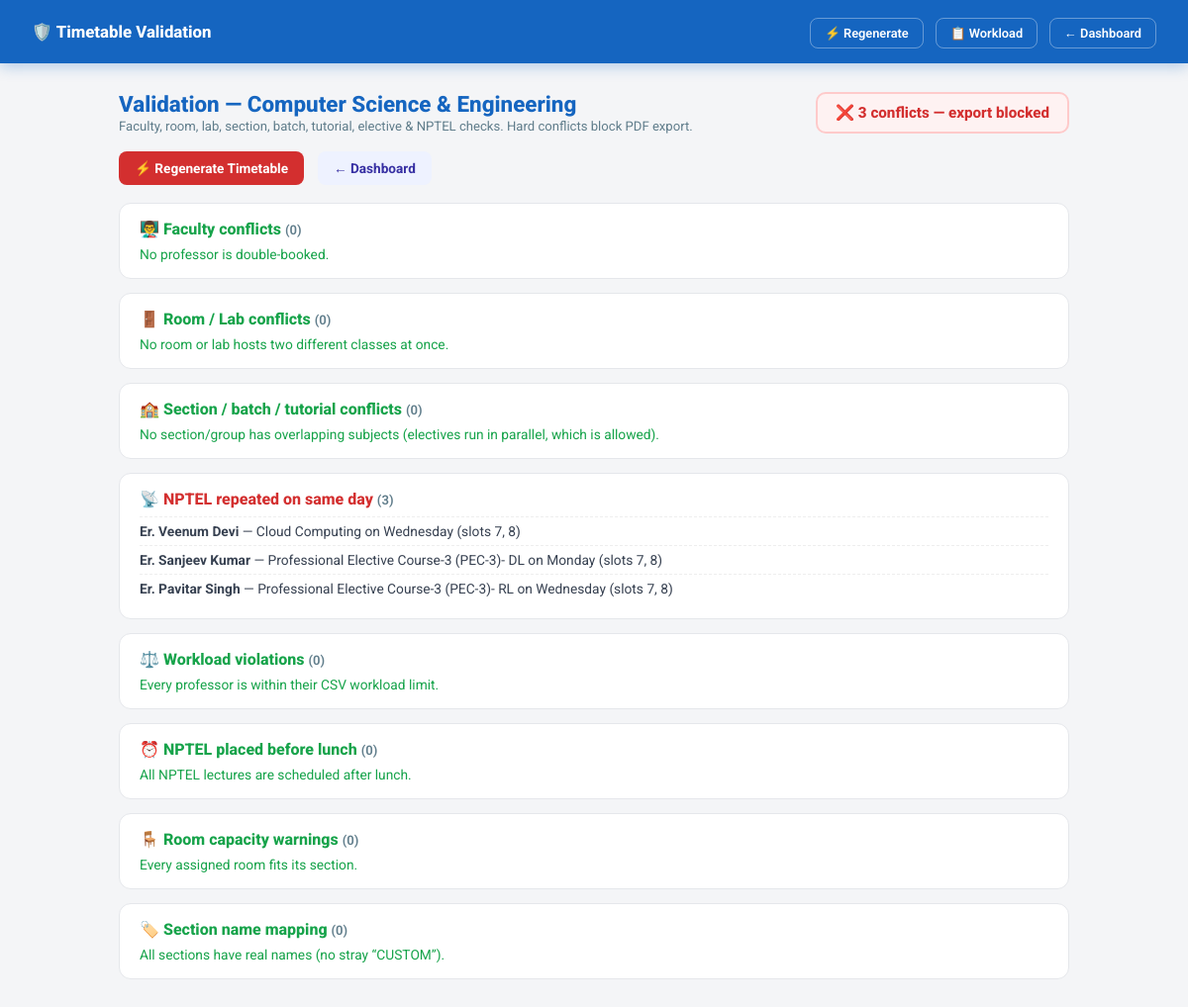
The app's page /validate-timetable/ (signed in), older data.
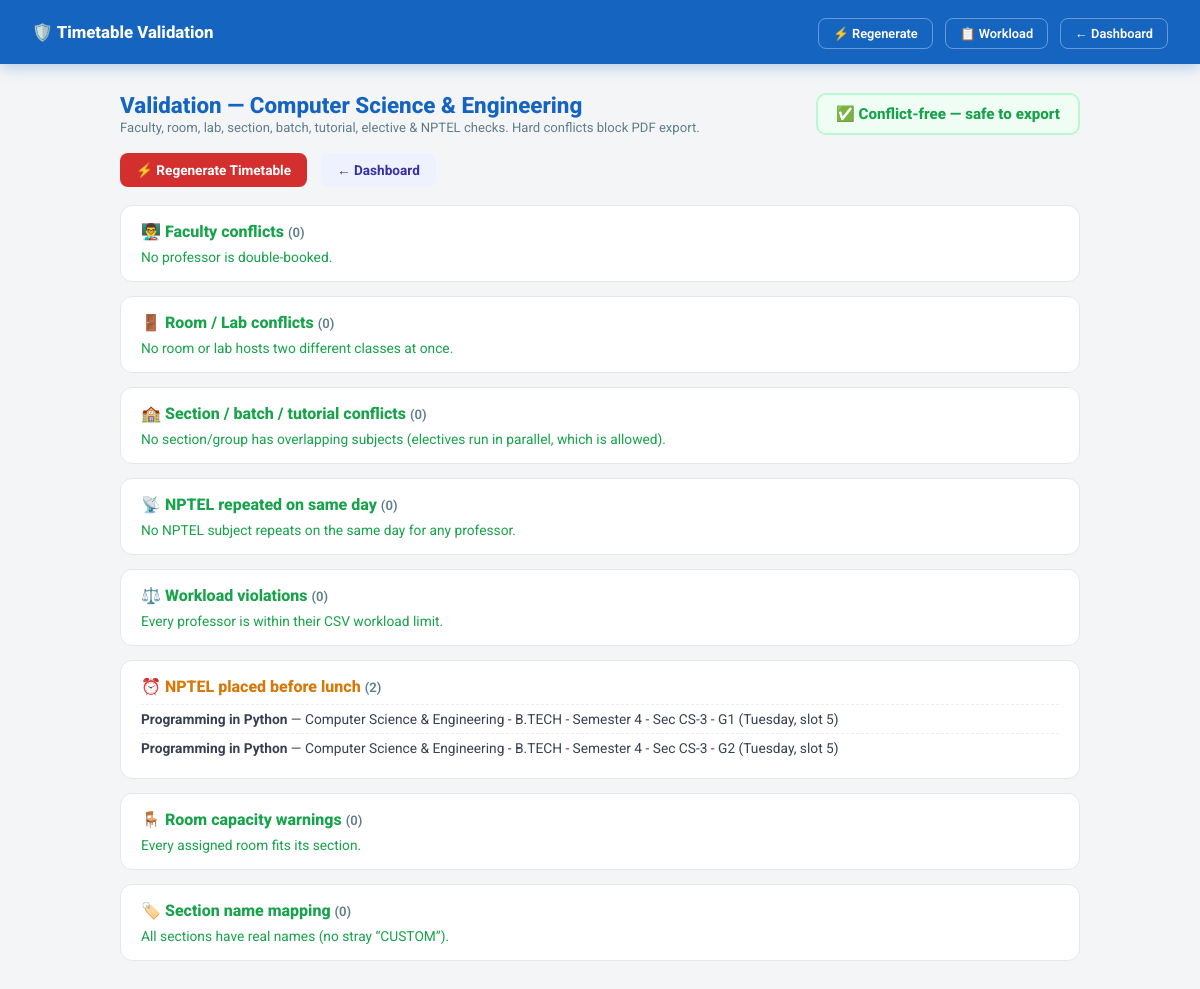
The same page, newer data.
### scheduler/models.py (models this page shows, shortened)
class Professor(models.Model):
    name = models.CharField(max_length=100)
    professor_id = models.CharField(max_length=50, blank=True, default='')
    department = models.ForeignKey(
        'Department', on_delete=models.SET_NULL, null=True, blank=True,
        related_name='professors')
    departments = models.ManyToManyField(
        'Department', blank=True, related_name='shared_professors')
    email = models.EmailField(blank=True)
    max_workload_hours_per_week = models.IntegerField(default=20)
    specialization_subjects = models.TextField(blank=True, default='')
    section_restrictions = models.TextField(blank=True, default='')

class Subject(models.Model):
    TYPE_CHOICES = (
        ('THEORY', 'Theoretical'), ('LAB', 'Lab'),
        ('TUTORIAL', 'Tutorial'), ('NPTEL', 'NPTEL (after 2:00 PM only)'),
    )
    ALLOWED_GROUPS_CHOICES = (
        ('G1', 'Group 1 Only'), ('G2', 'Group 2 Only'), ('G3', 'Group 3 Only'), ('G4', 'Group 4 Only'), ('BOTH', 'All Groups'),
    )
    code = models.CharField(max_length=20, blank=True, default='', verbose_name='Subject Code')
    name = models.CharField(max_length=100)
    subject_type = models.CharField(max_length=10, choices=TYPE_CHOICES)
    professors = models.ManyToManyField(Professor)
    duration = models.IntegerField(default=1)  # 1=50min, 2=100min (lab)
    lectures_per_week = models.IntegerField()
    section = models.ForeignKey(Section, on_delete=models.CASCADE, related_name='subjects', null=True, blank=True)
    lab_room = models.ForeignKey(Room, on_delete=models.SET_NULL, null=True, blank=True, related_name='pinned_subjects')
    allowed_groups = models.CharField(max_length=10, choices=ALLOWED_GROUPS_CHOICES, default='BOTH')
    specialization_required = models.BooleanField(default=False)
    is_elective = models.BooleanField(default=False)

class TimeSlot(models.Model):
    day = models.CharField(max_length=10)
    slot = models.IntegerField()
    subject = models.ForeignKey(Subject, on_delete=models.CASCADE)
    professor = models.ForeignKey(Professor, on_delete=models.CASCADE)
    section = models.ForeignKey(Section, on_delete=models.CASCADE, null=True, blank=True)
    room = models.ForeignKey(Room, on_delete=models.SET_NULL, null=True, blank=True, related_name='timeslots')

### scheduler/views.py (the view)
# urls.py: path('validate-timetable/', views.validate_timetable, name='validate_timetable'),
def validate_timetable(request):
    from .validation import find_conflicts
    dept_id = acc.current_department_id(request)
    res = find_conflicts(dept_id=dept_id)
    dept = Department.objects.filter(id=dept_id).first() if dept_id else None
    return render(request, 'validation_report.html', {
        'res': res, 'dept': dept,
        'slot_times': SLOT_TIMES_DISPLAY,
    })

### scheduler/accounts.py (called while the page is built)
def current_role(request):
    return request.session.get('role')

def current_display_name(request):
    return request.session.get('display_name', '')

def current_department_id(request):
    return request.session.get('department_id')

def auth_context(request):
    role = current_role(request)
    dept_name = ''
    dept_id = current_department_id(request)
    if dept_id:
        from .models import Department
        d = Department.objects.filter(id=dept_id).first()
        dept_name = d.name if d else ''
    return {
        'auth_role': role,
        'auth_display_name': current_display_name(request),
        'auth_is_admin': role == ADMIN,
        'auth_is_dept_admin': role == DEPT_ADMIN,
        'auth_is_staff': role in STAFF_ROLES,
        'auth_department_name': dept_name,
    }

### scheduler/models.py (called while the page is built)
    def get_display_name(self):
        if self.name == 'CUSTOM' and self.custom_name:
            return self.custom_name
        return self.get_name_display()

    def __str__(self):
        return f"{self.department.name} - {self.get_display_name()}"

    def __str__(self):
        return f"{self.course} - {self.get_year_display_label()} - Sec {self.get_effective_section_name()} - {self.group}"

### template/validation_report.html (shortened to what the changed rows need)
<!DOCTYPE html>
<html lang="en">
<head>
</head>
<body>
<main>
  <div class="vr-head">
    <div>
      <div class="vr-title">Validation{% if dept %} — {{ dept.name }}{% endif %}</div>
      <div class="vr-sub">Faculty, room, lab, section, batch, tutorial, elective &amp; NPTEL checks. Hard conflicts block PDF export.</div>
    </div>
    {% if res.has_hard %}
      <div class="vr-badge vr-bad">❌ {{ res.total_hard }} conflict{{ res.total_hard|pluralize }} — export blocked</div>
    {% else %}
      <div class="vr-badge vr-ok">✅ Conflict-free — safe to export</div>
    {% endif %}
  </div>
  <div class="vr-card {% if res.nptel_duplicate %}hard{% else %}clean{% endif %}">
    <h3>📡 NPTEL repeated on same day <span class="cnt">({{ res.nptel_duplicate|length }})</span></h3>
    {% for n in res.nptel_duplicate %}
      <div class="vr-row"><b>{{ n.professor }}</b> — {{ n.subject }} on {{ n.day }} (slots {{ n.slots|join:", " }})</div>
    {% empty %}<div class="vr-none">No NPTEL subject repeats on the same day for any professor.</div>{% endfor %}
  </div>
  <div class="vr-card {% if res.nptel_prelunch %}soft{% else %}clean{% endif %}">
    <h3>⏰ NPTEL placed before lunch <span class="cnt">({{ res.nptel_prelunch|length }})</span></h3>
    {% for n in res.nptel_prelunch %}
      <div class="vr-row"><b>{{ n.subject }}</b> — {{ n.section }} ({{ n.day }}, slot {{ n.slot }})</div>
    {% empty %}<div class="vr-none">All NPTEL lectures are scheduled after lunch.</div>{% endfor %}
  </div>
</main>
</body>
</html>

Row changes from the older to the newer data that the page shows:
removed Professor: professor "Er. Veenum Devi"
removed Subject: subject "Cloud Computing"
removed TimeSlot: day "Wednesday"
removed Professor: professor "Er. Sanjeev Kumar"
removed Subject: subject "Professional Elective Course-3 (PEC-3)- DL"
removed TimeSlot: day "Monday"
removed Professor: professor "Er. Pavitar Singh"
removed Subject: subject "Professional Elective Course-3 (PEC-3)- RL"
removed TimeSlot: day "Wednesday"
added Subject: subject "Programming in Python"
added TimeSlot: day "Tuesday"
added Subject: subject "Programming in Python"
added TimeSlot: day "Tuesday"
Text that changed along with them:
{{ res.nptel_duplicate|length }}: "3" → "0"
{{ res.nptel_prelunch|length }}: "0" → "2"
{{ res.total_hard }}: "3" → (not shown)
text no longer shown: "❌ conflict — export blocked All NPTEL lectures are scheduled after lunch."
text now shown: "✅ Conflict-free — safe to export No NPTEL subject repeats on the same day for any professor."
new list line: "— Computer Science & Engineering - B.TECH - Semester 4 - Sec CS-3 - G1 ( , slot 5 )"
new list line: "— Computer Science & Engineering - B.TECH - Semester 4 - Sec CS-3 - G2 ( , slot 5 )"
list line gone: "— on (slots 7, 8 )"
